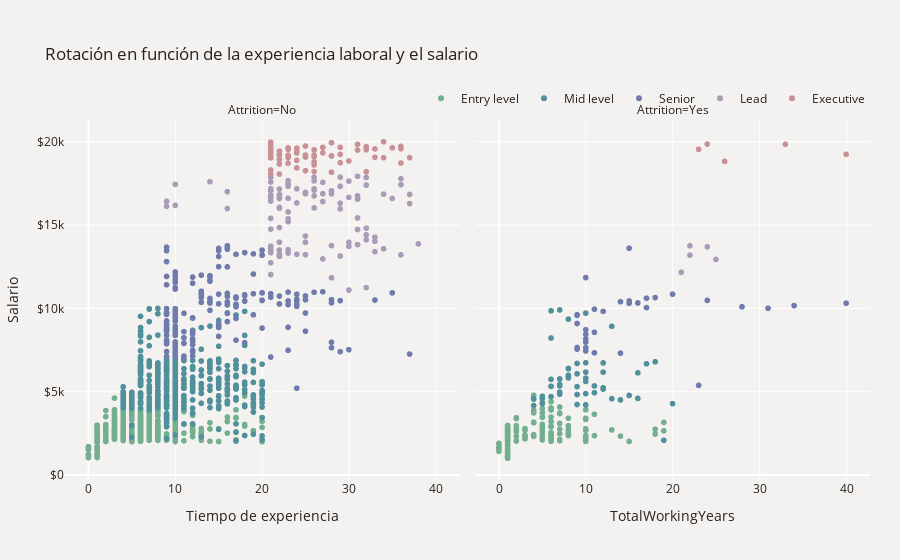

The code cell stored with this chart in its notebook:
### Code cell
plot_df = attrition.copy()
plot_df['JobLevel'] = pd.Categorical(
    plot_df['JobLevel']).rename_categories( 
    ['Entry level', 'Mid level', 'Senior', 'Lead', 'Executive'])
col=['#73AF8E', '#4F909B', '#707BAD', '#A89DB7','#C99193']
figsal = px.scatter(plot_df, x='TotalWorkingYears', y='MonthlyIncome', facet_col="Attrition",
                 color='JobLevel',
                 color_discrete_sequence=col, 
                 category_orders={'JobLevel': ['Entry level', 'Mid level', 'Senior', 'Lead', 'Executive']})
figsal.update_layout(legend=dict(orientation="h", yanchor="bottom", y=1.02, xanchor="right", x=1),
                  title='Rotación en función de la experiencia laboral y el salario<br>',
                  yaxis=dict(title='Income',tickprefix='$'), 
                  legend_title='', font_color='#28221D',
                  margin=dict(l=40, r=30, b=80, t=120),paper_bgcolor='#F4F2F0', plot_bgcolor='#F4F2F0')
figsal.update_layout(xaxis_title="Tiempo de experiencia", yaxis_title="Salario")
figsal.show()

### Figure 1 — Plotly figure (JSON) as saved in the notebook; plotly's stock layout.template omitted (floating-point values rounded to 4 significant figures; data arrays with more than 128 entries replaced by an {"elided": "..."} marker saying what was removed)
{"data": [{"hovertemplate": "JobLevel=Entry level<br>Attrition=No<br>TotalWorkingYears=%{x}<br>MonthlyIncome=%{y}<extra></extra>", "legendgroup": "Entry level", "marker": {"color": "#73AF8E", "symbol": "circle"}, "mode": "markers", "name": "Entry level", "showlegend": true, "type": "scattergl", "x": {"elided": "400 int values"}, "xaxis": "x", "y": {"elided": "400 int values"}, "yaxis": "y"}, {"hovertemplate": "JobLevel=Entry level<br>Attrition=Yes<br>TotalWorkingYears=%{x}<br>MonthlyIncome=%{y}<extra></extra>", "legendgroup": "Entry level", "marker": {"color": "#73AF8E", "symbol": "circle"}, "mode": "markers", "name": "Entry level", "showlegend": false, "type": "scattergl", "x": {"elided": "143 int values"}, "xaxis": "x2", "y": {"elided": "143 int values"}, "yaxis": "y2"}, {"hovertemplate": "JobLevel=Mid level<br>Attrition=No<br>TotalWorkingYears=%{x}<br>MonthlyIncome=%{y}<extra></extra>", "legendgroup": "Mid level", "marker": {"color": "#4F909B", "symbol": "circle"}, "mode": "markers", "name": "Mid level", "showlegend": true, "type": "scattergl", "x": {"elided": "482 int values"}, "xaxis": "x", "y": {"elided": "482 int values"}, "yaxis": "y"}, {"hovertemplate": "JobLevel=Mid level<br>Attrition=Yes<br>TotalWorkingYears=%{x}<br>MonthlyIncome=%{y}<extra></extra>", "legendgroup": "Mid level", "marker": {"color": "#4F909B", "symbol": "circle"}, "mode": "markers", "name": "Mid level", "showlegend": false, "type": "scattergl", "x": [10, 4, 19, 6, 10, 7, 6, 18, 8, 4, 17, 12, 6, 10, 9, 8, 10, 7, 8, 6, 7, 11, 6, 8, 20, 12, 5, 9, 9, 7, 11, 14, 12, 8, 5, 9, 13, 9, 8, 16, 13, 10, 5, 7, 12, 7, 16, 10, 10, 4, 6, 15], "xaxis": "x2", "y": [4213, 4577, 2086, 9854, 6179, 5765, 5744, 6796, 6397, 4171, 6673, 6172, 4707, 9714, 4233, 5993, 5813, 9907, 6380, 8224, 4969, 4941, 5326, 5828, 4284, 6728, 4614, 6074, 6696, 5440, 5346, 4508, 5160, 9355, 4728, 4834, 8926, 5304, 5916, 4599, 4581, 6735, 4286, 5346, 5238, 4855, 6134, 5617, 4883, 4559, 5324, 4777], "yaxis": "y2"}, {"hovertemplate": "JobLevel=Senior<br>Attrition=No<br>TotalWorkingYears=%{x}<br>MonthlyIncome=%{y}<extra></extra>", "legendgroup": "Senior", "marker": {"color": "#707BAD", "symbol": "circle"}, "mode": "markers", "name": "Senior", "showlegend": true, "type": "scattergl", "x": {"elided": "186 int values"}, "xaxis": "x", "y": {"elided": "186 int values"}, "yaxis": "y"}, {"hovertemplate": "JobLevel=Senior<br>Attrition=Yes<br>TotalWorkingYears=%{x}<br>MonthlyIncome=%{y}<extra></extra>", "legendgroup": "Senior", "marker": {"color": "#707BAD", "symbol": "circle"}, "mode": "markers", "name": "Senior", "showlegend": false, "type": "scattergl", "x": [20, 40, 15, 11, 14, 10, 9, 17, 10, 12, 28, 9, 24, 11, 11, 17, 9, 16, 10, 23, 10, 15, 10, 10, 34, 9, 10, 31, 9, 15, 18, 14], "xaxis": "x2", "y": [10854, 10312, 10448, 7336, 7314, 7639, 7553, 10048, 8161, 9824, 10096, 7654, 10482, 8564, 9950, 10609, 9582, 10325, 7446, 5381, 8722, 13610, 11849, 8446, 10169, 9619, 7978, 10008, 9094, 10306, 10650, 10400], "yaxis": "y2"}, {"hovertemplate": "JobLevel=Lead<br>Attrition=No<br>TotalWorkingYears=%{x}<br>MonthlyIncome=%{y}<extra></extra>", "legendgroup": "Lead", "marker": {"color": "#A89DB7", "symbol": "circle"}, "mode": "markers", "name": "Lead", "showlegend": true, "type": "scattergl", "x": [22, 31, 25, 24, 22, 21, 24, 25, 22, 37, 30, 23, 23, 38, 22, 21, 33, 14, 33, 33, 21, 23, 16, 23, 31, 27, 26, 30, 32, 21, 22, 25, 21, 21, 26, 29, 27, 22, 9, 29, 23, 31, 37, 28, 32, 9, 28, 28, 34, 25, 24, 26, 21, 31, 22, 21, 35, 28, 22, 21, 26, 21, 27, 10, 21, 29, 22, 29, 36, 26, 21, 32, 27, 30, 28, 36, 31, 21, 23, 31, 21, 21, 23, 26, 21, 23, 36, 16, 23, 32, 34, 32, 22, 30, 22, 25, 30, 32, 21, 10, 29], "xaxis": "x", "y": [16015, 17924, 16880, 13247, 17159, 17181, 17174, 14336, 13237, 16291, 13726, 13525, 15379, 13872, 16064, 16437, 14275, 17603, 13402, 14026, 17068, 17465, 15992, 17328, 13826, 17567, 17099, 16659, 14814, 13341, 13503, 16959, 17584, 16627, 16752, 17875, 12965, 14852, 16124, 16307, 16606, 16756, 16835, 16872, 11245, 16422, 17048, 11836, 16856, 13964, 16328, 17169, 16704, 16555, 13120, 17123, 16598, 13770, 16595, 17861, 16032, 12742, 16885, 17444, 13570, 13142, 13973, 17328, 13212, 17861, 16799, 14118, 16413, 11103, 17046, 17779, 14732, 14756, 17665, 15427, 13734, 15402, 13320, 17650, 13496, 15787, 17426, 17007, 15202, 14411, 13577, 17856, 16823, 13966, 16792, 13225, 17639, 17399, 12031, 16184, 15972], "yaxis": "y"}, {"hovertemplate": "JobLevel=Lead<br>Attrition=Yes<br>TotalWorkingYears=%{x}<br>MonthlyIncome=%{y}<extra></extra>", "legendgroup": "Lead", "marker": {"color": "#A89DB7", "symbol": "circle"}, "mode": "markers", "name": "Lead", "showlegend": false, "type": "scattergl", "x": [25, 22, 22, 21, 24], "xaxis": "x2", "y": [12936, 13758, 13194, 12169, 13695], "yaxis": "y2"}, {"hovertemplate": "JobLevel=Executive<br>Attrition=No<br>TotalWorkingYears=%{x}<br>MonthlyIncome=%{y}<extra></extra>", "legendgroup": "Executive", "marker": {"color": "#C99193", "symbol": "circle"}, "mode": "markers", "name": "Executive", "showlegend": true, "type": "scattergl", "x": [21, 26, 31, 23, 24, 22, 25, 21, 25, 21, 21, 22, 23, 21, 24, 30, 25, 32, 24, 33, 32, 23, 29, 27, 24, 22, 26, 22, 27, 28, 26, 23, 22, 29, 21, 26, 36, 36, 31, 22, 28, 21, 34, 21, 33, 21, 28, 26, 23, 21, 36, 29, 26, 32, 35, 34, 23, 28, 21, 21, 37, 24, 21, 25], "xaxis": "x", "y": [19973, 18213, 19502, 19627, 18430, 18947, 19202, 18041, 19740, 19419, 19431, 19232, 18711, 19033, 19613, 18844, 19081, 19517, 19328, 19566, 19701, 19049, 19665, 19658, 18880, 19189, 18606, 18061, 19331, 19943, 18789, 19141, 18665, 18740, 19197, 19094, 18722, 19717, 19847, 19436, 19144, 18303, 19999, 19272, 19068, 19626, 18172, 19190, 19537, 19392, 19586, 19237, 19513, 18200, 19636, 19038, 19187, 19161, 19926, 19833, 19045, 19406, 18300, 18265], "yaxis": "y"}, {"hovertemplate": "JobLevel=Executive<br>Attrition=Yes<br>TotalWorkingYears=%{x}<br>MonthlyIncome=%{y}<extra></extra>", "legendgroup": "Executive", "marker": {"color": "#C99193", "symbol": "circle"}, "mode": "markers", "name": "Executive", "showlegend": false, "type": "scattergl", "x": [40, 24, 33, 23, 26], "xaxis": "x2", "y": [19246, 19859, 19845, 19545, 18824], "yaxis": "y2"}], "layout": {"annotations": [{"font": {}, "showarrow": false, "text": "Attrition=No", "x": 0.245, "xanchor": "center", "xref": "paper", "y": 1, "yanchor": "bottom", "yref": "paper"}, {"font": {}, "showarrow": false, "text": "Attrition=Yes", "x": 0.755, "xanchor": "center", "xref": "paper", "y": 1, "yanchor": "bottom", "yref": "paper"}], "font": {"color": "#28221D"}, "legend": {"orientation": "h", "title": {"text": ""}, "tracegroupgap": 0, "x": 1, "xanchor": "right", "y": 1.02, "yanchor": "bottom"}, "margin": {"b": 80, "l": 40, "r": 30, "t": 120}, "paper_bgcolor": "#F4F2F0", "plot_bgcolor": "#F4F2F0", "title": {"text": "Rotación en función de la experiencia laboral y el salario<br>"}, "xaxis": {"anchor": "y", "domain": [0, 0.49], "title": {"text": "Tiempo de experiencia"}}, "xaxis2": {"anchor": "y2", "domain": [0.51, 1], "matches": "x", "title": {"text": "TotalWorkingYears"}}, "yaxis": {"anchor": "x", "domain": [0, 1], "tickprefix": "$", "title": {"text": "Salario"}}, "yaxis2": {"anchor": "x2", "domain": [0, 1], "matches": "y", "showticklabels": false}}}
